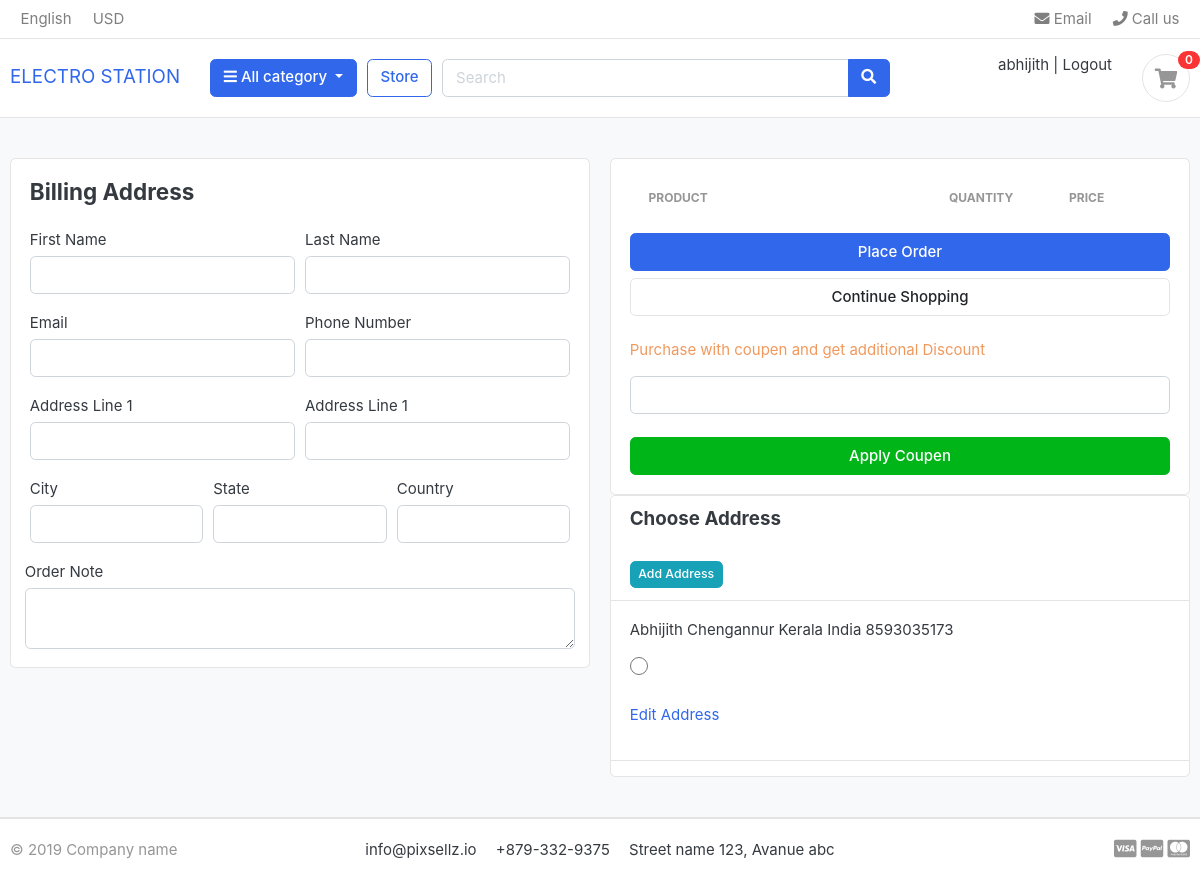
Page /checkout (signed in) on the committed database.
### ecomapp/models.py (models this page shows)
class UserData(AbstractUser):
    email = models.EmailField(unique=True)
    phone = models.CharField(max_length=20)

### orders/models.py (models this page shows, shortened)
class UserAddress(models.Model):
    user=models.ForeignKey(UserData,on_delete=models.CASCADE)
    first_name=models.CharField(max_length=50)
    last_name=models.CharField(max_length=50)
    phone=models.CharField(max_length=50)
    email=models.EmailField(max_length=50)
    address_line1=models.CharField(max_length=50)
    address_line2=models.CharField(max_length=50,blank=True)
    city=models.CharField(max_length=50)
    state=models.CharField(max_length=50)
    country=models.CharField(max_length=50)

### ecomapp/views.py (the view)
# urls.py: path('checkout',views.checkout,name='checkout'),
@login_required(login_url='user_login')
def checkout(request,total=0,quantity=0,cart_items=None):
    try:
        tax=0
        grand_total=0
        if request.user.is_authenticated:
                cart_items=CartItem.objects.filter(user=request.user,is_active=True)
        else:
            cart= Cart.objects.get(cart_id=_cart_id(request))
            cart_items=CartItem.objects.filter(cart=cart,is_active=True)
        for cart_item in cart_items:
            total += (cart_item.product.price * cart_item.quantity)
            quantity+=cart_item.quantity
        tax= (2*total)/100
        grand_total=total+tax
    except ObjectDoesNotExist:
        pass
    addresses = UserAddress.objects.filter(user=request.user)
    context={
        'total':total,
        'quantity':quantity,
        'cart_items':cart_items,
        'tax':tax,
        'grand_total':grand_total,
        'addresses':addresses
    }
    return render(request,'checkout.html',context)

### ecomapp/context_processors.py (called while the page is built)
def menu_link(request):
    links = Category.objects.all()
    return dict(links=links)

def counter(request):
    cart_count=0
    if 'admin' in request.path:
        return{}
    else:
        try:
            cart= Cart.objects.filter(cart_id=_cart_id(request))
            if request.user.is_authenticated:
                cart_items=CartItem.objects.all().filter(user=request.user)
            else:
                cart_items= CartItem.objects.all().filter(cart=cart[:1])
            for cart_item in cart_items:
                cart_count += cart_item.quantity
        except Cart.DoesNotExist:
            cart_count =0
    return dict(cart_count=cart_count)

### ecomapp/models.py (called while the page is built)
    def get_url(self):
        return reverse('product_by_category',args=[self.slug])

### ecomapp/views.py (called while the page is built)
def _cart_id(request):
    cart= request.session.session_key
    if not cart:
        cart=request.session.create()
    return cart

### templates/checkout.html (shortened to what this page needs)
{% extends 'first.html' %}
{% block content %}
<section class="section-content padding-y bg">
    <div class="container">
    <div class="row">
        <aside class="col-lg-6">
    <div class="card">
        <div class="card-body">
            <h4 class= "card-title mb-4">Billing Address</h4>
            <form action="{% url 'place_order' %}" method="POST">
                <div class="form-row">
                    <div class="col form-group">
                        <label for="">First Name</label>
                        <input type="text" name="first_name" id="firstname" class="form-control" required>
                    </div>
                    <div class="col form-group">
                        <label for="">Last Name</label>
                        <input type="text" name="last_name" id="lastname" class="form-control" required>
                    </div>
                </div>
                <div class="form-row">
                    <div class="col form-group">
                        <label for="">Email</label>
                        <input type="text" name="email" id="email" class="form-control" required>
                    </div>
                    <div class="col form-group">
                        <label for="">Phone Number</label>
                        <input type="text" name="phone" id="phone" class="form-control" required>
                    </div>
                </div>
                <div class="form-row">
                    <div class="col form-group">
                        <label for="">Address Line 1</label>
                        <input type="text" name="address_line_1" id="address1"  class="form-control" required>
                    </div>
                    <div class="col form-group">
                        <label for="">Address Line 1</label>
                        <input type="text" name="address_line_2" id="address2" class="form-control" >
                    </div>
                </div>
                <div class="form-row">
                    <div class="col form-group">
                        <label for="">City</label>
                        <input type="text" name="city" id="city" class="form-control" required>
                    </div>
                    <div class="col form-group">
                        <label for="">State</label>
                        <input type="text" name="state" id="state" class="form-control" required>
                    </div>
                    <div class="col form-group">
                        <label for="">Country</label>
                        <input type="text" name="country" id="country" class="form-control" required>
                    </div>
                </div>
                <div class="form-row">
                    <label for="">Order Note</label>
                    <textarea  name="order_note" rows="2" class="form-control"></textarea>
                </div>
        </div>
    </div>
        </aside>
        <aside class="col-lg-6">
            <div class="card">
            <div class="card-body">
                <table class="table table-borderless table-shopping-cart">
                    <thead class="text-muted">
                    <tr class="small text-uppercase">
                      <th scope="col">Product</th>
                      <th scope="col" width="120">Quantity</th>
                      <th scope="col" width="120">Price</th>
                    </tr>
                    </thead>
                    </table>
                <button type="submit" name="submit" class="btn btn-primary btn-block">Place Order</button>
                <a href="{% url 'store' %}" class="btn btn-light btn-block">Continue Shopping</a>
            <br>
            <p class="" style="color: rgb(241, 153, 93);">Purchase with coupen and get additional Discount</p>
            <form action="{% url 'verify_coupen' %}" method="POST">{% csrf_token %}
                  <input type="text" class="form-control" name="coupen"><br>
                       <button type="submit" class=" btn btn-success btn-block">Apply Coupen</button>
            </form>
            </div>
            </div>
            <div class="card">
                <div class="card-header">
                  <h5>Choose Address</h5>
                  <br>
                  <a href="{% url 'address'%}" class="btn btn-sm btn-info">Add Address</a>
                </div>
                {% for address in addresses %}
                <div class="card-body">
                  <p class="card-text">{{address.first_name}} {{address.city}} {{address.state}} {{address.country}} {{address.phone}}</p>
                  <input type="radio" value="{{address.id}}" name="address" style="width: 18px; height:18px">
                  <br>
                  <br>
                  <a href="{% url 'editaddress' address.id %}">Edit Address</a>
                </div>
                 <hr>
                {% endfor %}
              </div>
    </aside>
    </div>
    </div>
    </section>
{% endblock %}

### templates/first.html (shortened to what this page needs)
{% load static %}
<!DOCTYPE HTML>
<html lang="en">
<head>
<link href="{% static 'css/bootstrap.css' %}" rel="stylesheet" type="text/css"/>
<link href="{%static  'fonts/fontawesome/css/all.min.css' %}" type="text/css" rel="stylesheet">
<link href="{%static 'css/ui.css' %}" rel="stylesheet" type="text/css"/>
<link href="{%static 'css/responsive.css' %}" rel="stylesheet" media="only screen and (max-width: 1200px)" />
</head>
<body>
<header class="section-header">
<nav class="navbar p-md-0 navbar-expand-sm navbar-light border-bottom">
<div class="container">
  <div class="collapse navbar-collapse" id="navbarTop4">
    <ul class="navbar-nav mr-auto">
    	<li class="nav-item dropdown">
		 	<a href="#" class="nav-link">   English </a>
		</li>
		<li class="nav-item dropdown">
			<a href="#" class="nav-link"> USD </a>
		</li>
    </ul>
    <ul class="navbar-nav">
		<li><a href="#" class="nav-link"> <i class="fa fa-envelope"></i> Email </a></li>
		<li><a href="#" class="nav-link"> <i class="fa fa-phone"></i> Call us </a></li>
	</ul>
  </div>
</div>
</nav>
<section class="header-main border-bottom">
	<div class="container">
<div class="row align-items-center">
	<div class="col-lg-2 col-md-3 col-6">
			<a class="navbar-brand" href="{% url 'index' %}">ELECTRO STATION</a>
	</div>
	<div class="col-lg col-sm col-md col-6 flex-grow-0">
		<div class="category-wrap dropdown d-inline-block float-right">
			<button type="button" class="btn btn-primary dropdown-toggle" data-toggle="dropdown">
				<i class="fa fa-bars"></i> All category
			</button>
		</div>
	</div>
	<a href="{% url 'store' %}" class="btn btn-outline-primary">Store</a>
	<div class="col-lg  col-md-6 col-sm-12 col">
		<form action="{% url 'search' %}" class="search" method="GET">
			<div class="input-group w-100">
			    <input type="text" name="keyword" class="form-control" style="width:60%;" placeholder="Search">
			    <div class="input-group-append">
			      <button class="btn btn-primary" type="submit">
			        <i class="fa fa-search"></i>
			      </button>
			    </div>
		    </div>
		</form>
	</div>
	<div class="col-lg-3 col-sm-6 col-8 order-2 order-lg-3">
		<div class="d-flex justify-content-end mb-3 mb-lg-0">
			<div class="widget-header">
				<div>
					{% if request.user.is_authenticated %}
					<a href="{% url 'dashboard' %}">{{request.user}}</a> <span class="dark-transp"> | </span>
					<a href="{% url 'user_logout' %}"> Logout</a>
					{% else %}
					<a href="{% url 'user_login' %}">Sign in</a> <span class="dark-transp"> | </span>
					<a href="{% url 'user_registration' %}"> Register</a>
					{% endif %}
				</div>
			</div>
			<a href="{% url 'cart' %}" class="widget-header pl-3 ml-3">
				<div class="icon icon-sm rounded-circle border"><i class="fa fa-shopping-cart"></i></div>
				<span class="badge badge-pill badge-danger notify">{{cart_count}}</span>
			</a>
		</div>
	</div>
</div>
	</div>
</section>
</header>
{% block content %}
{% endblock %}
<footer class="section-footer border-top">
	<div class="container">
		<section class="footer-bottom border-top row">
			<div class="col-md-2">
				<p class="text-muted"> &copy 2019 Company name </p>
			</div>
			<div class="col-md-8 text-md-center">
				<span  class="px-2">info@pixsellz.io</span>
				<span  class="px-2">+879-332-9375</span>
				<span  class="px-2">Street name 123, Avanue abc</span>
			</div>
			<div class="col-md-2 text-md-right text-muted">
				<i class="fab fa-lg fa-cc-visa"></i>
				<i class="fab fa-lg fa-cc-paypal"></i>
				<i class="fab fa-lg fa-cc-mastercard"></i>
			</div>
		</section>
	</div>
</footer>
</body>
</html>

### static/css/ui.css (style rules this page uses)
html { font-family: "Inter", sans-serif; font-size: 15px; }
.icon-xs, .icon-sm, .icon-md, .icon-lg { display: inline-block; text-align: center; flex-shrink: 0; flex-grow: 0; }
.icon-sm { width: 48px; height: 48px; line-height: 48px !important; font-size: 20px; }
.padding-y { padding-top: 40px; padding-bottom: 40px; }
article:after, .form-group:after { display: block; clear: both; content: ""; }
.bg { background-color: #f8f9fa; }
p:last-child { margin-bottom: 0; }
.header-main { position: relative; padding-top: 1rem; padding-bottom: 1rem; }
.widget-header { display: inline-block; vertical-align: middle; position: relative; }
.widget-header a { color: #343a40; }
.widget-header i { color: #969696; }
.widget-header .notify { position: absolute; top: -3px; right: -10px; }
.footer-bottom { padding-top: 20px; padding-bottom: 20px; }
.btn-light { background-color: #fff; border-color: #e4e4e4; }
.notify { position: absolute; top: -4px; right: -10px; display: inline-block; padding: 0.25em 0.6em; font-size: 12px; line-height: 1; text-align: center; border-radius: 3rem; color: #fff; background-color: #fa3434; }
.table-shopping-cart.table td, .table-shopping-cart.table th { padding-left: 1.25rem; padding-right: 1.25rem; }

### rows in the picture
UserData: user "abhijith"
UserAddress: first_name "Abhijith", city "Chengannur", state "Kerala", country "India", phone "8593035173"

### other values in the picture
{{ cart_count }} "0"
